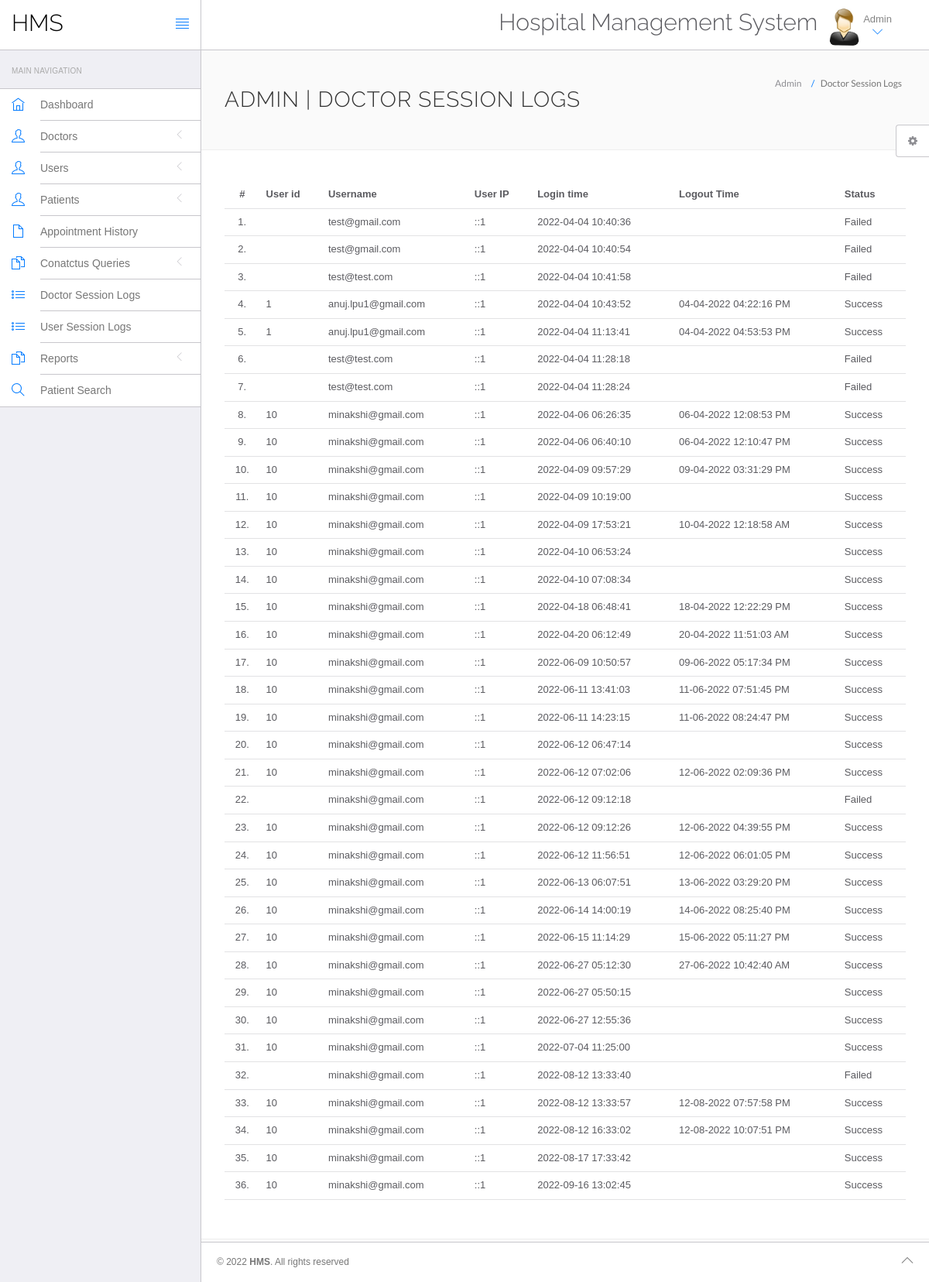
The page /hms/admin/doctor-logs.php (signed in) on the database its author committed.
### tables this page shows
CREATE TABLE `doctorslog` (
  `id` int(11) NOT NULL,
  `uid` int(11) DEFAULT NULL,
  `username` varchar(255) DEFAULT NULL,
  `userip` binary(16) DEFAULT NULL,
  `loginTime` timestamp NULL DEFAULT current_timestamp(),
  `logout` varchar(255) DEFAULT NULL,
  `status` int(11) DEFAULT NULL
);

### hms/admin/doctor-logs.php (the view, shortened to what this page needs)
<?php
include('include/config.php');
?>
<!DOCTYPE html>
<html lang="en">
	<head>
		<link rel="stylesheet" href="vendor/bootstrap/css/bootstrap.min.css">
		<link rel="stylesheet" href="vendor/fontawesome/css/font-awesome.min.css">
		<link rel="stylesheet" href="vendor/themify-icons/themify-icons.min.css">
		<link href="vendor/animate.css/animate.min.css" rel="stylesheet" media="screen">
		<link href="vendor/perfect-scrollbar/perfect-scrollbar.min.css" rel="stylesheet" media="screen">
		<link href="vendor/switchery/switchery.min.css" rel="stylesheet" media="screen">
		<link href="vendor/bootstrap-touchspin/jquery.bootstrap-touchspin.min.css" rel="stylesheet" media="screen">
		<link href="vendor/select2/select2.min.css" rel="stylesheet" media="screen">
		<link href="vendor/bootstrap-datepicker/bootstrap-datepicker3.standalone.min.css" rel="stylesheet" media="screen">
		<link href="vendor/bootstrap-timepicker/bootstrap-timepicker.min.css" rel="stylesheet" media="screen">
		<link rel="stylesheet" href="assets/css/styles.css">
		<link rel="stylesheet" href="assets/css/plugins.css">
		<link rel="stylesheet" href="assets/css/themes/theme-1.css" id="skin_color" />
	</head>
	<body>
		<div id="app">
<?php include('include/sidebar.php');?>
			<div class="app-content">
					<?php include('include/header.php');?>
				<div class="main-content" >
					<div class="wrap-content container" id="container">
						<section id="page-title">
							<div class="row">
								<div class="col-sm-8">
									<h1 class="mainTitle">Admin  | Doctor Session Logs</h1>
																	</div>
								<ol class="breadcrumb">
									<li>
										<span>Admin </span>
									</li>
									<li class="active">
										<span>Doctor Session Logs</span>
									</li>
								</ol>
							</div>
						</section>
						<div class="container-fluid container-fullw bg-white">
									<div class="row">
								<div class="col-md-12">
									<table class="table table-hover" id="sample-table-1">
										<thead>
											<tr>
												<th class="center">#</th>
												<th class="hidden-xs">User id</th>
												<th>Username</th>
												<th>User IP</th>
												<th>Login time</th>
												<th>Logout Time </th>
												<th> Status </th>
											</tr>
										</thead>
										<tbody>
<?php
$sql=mysqli_query($con,"select * from doctorslog ");
$cnt=1;
while($row=mysqli_fetch_array($sql))
{
?>
											<tr>
												<td class="center"><?php echo $cnt;?>.</td>
												<td class="hidden-xs"><?php echo $row['uid'];?></td>
												<td class="hidden-xs"><?php echo $row['username'];?></td>
												<td><?php echo $row['userip'];?></td>
												<td><?php echo $row['loginTime'];?></td>
												<td><?php echo $row['logout'];?>
												</td>
												<td>
<?php if($row['status']==1)
{
	echo "Success";
}
else
{
	echo "Failed";
}?>
</td>
											</tr>
											<?php
$cnt=$cnt+1;
											 }?>
										</tbody>
									</table>
								</div>
							</div>
								</div>
					</div>
				</div>
			</div>
	<?php include('include/footer.php');?>
	<?php include('include/setting.php');?>
		</div>
	</body>
</html>

### hms/admin/include/sidebar.php (shortened to what this page needs)
<div class="sidebar app-aside" id="sidebar">
				<div class="sidebar-container perfect-scrollbar">
<nav>
						<div class="navbar-title">
							<span>Main Navigation</span>
						</div>
						<ul class="main-navigation-menu">
							<li>
								<a href="dashboard.php">
									<div class="item-content">
										<div class="item-media">
											<i class="ti-home"></i>
										</div>
										<div class="item-inner">
											<span class="title"> Dashboard </span>
										</div>
									</div>
								</a>
							</li>
							<li>
								<a href="javascript:void(0)">
									<div class="item-content">
										<div class="item-media">
											<i class="ti-user"></i>
										</div>
										<div class="item-inner">
											<span class="title"> Doctors </span><i class="icon-arrow"></i>
										</div>
									</div>
								</a>
								</li>
				<li>
								<a href="javascript:void(0)">
									<div class="item-content">
										<div class="item-media">
											<i class="ti-user"></i>
										</div>
										<div class="item-inner">
											<span class="title"> Users </span><i class="icon-arrow"></i>
										</div>
									</div>
								</a>
								</li>
								<li>
								<a href="javascript:void(0)">
									<div class="item-content">
										<div class="item-media">
											<i class="ti-user"></i>
										</div>
										<div class="item-inner">
											<span class="title"> Patients </span><i class="icon-arrow"></i>
										</div>
									</div>
								</a>
								</li>
<li>
								<a href="appointment-history.php">
									<div class="item-content">
										<div class="item-media">
											<i class="ti-file"></i>
										</div>
										<div class="item-inner">
											<span class="title"> Appointment History </span>
										</div>
									</div>
								</a>
							</li>
				<li>
								<a href="javascript:void(0)">
									<div class="item-content">
										<div class="item-media">
											<i class="ti-files"></i>
										</div>
										<div class="item-inner">
											<span class="title"> Conatctus Queries </span><i class="icon-arrow"></i>
										</div>
									</div>
								</a>
								</li>
	<li>
								<a href="doctor-logs.php">
									<div class="item-content">
										<div class="item-media">
											<i class="ti-list"></i>
										</div>
										<div class="item-inner">
											<span class="title"> Doctor Session Logs </span>
										</div>
									</div>
								</a>
							</li>
							<li>
								<a href="user-logs.php">
									<div class="item-content">
										<div class="item-media">
											<i class="ti-list"></i>
										</div>
										<div class="item-inner">
											<span class="title"> User Session Logs </span>
										</div>
									</div>
								</a>
							</li>
				<li>
								<a href="javascript:void(0)">
									<div class="item-content">
										<div class="item-media">
											<i class="ti-files"></i>
										</div>
										<div class="item-inner">
											<span class="title"> Reports </span><i class="icon-arrow"></i>
										</div>
									</div>
								</a>
								<li>
								<a href="patient-search.php">
									<div class="item-content">
										<div class="item-media">
											<i class="ti-search"></i>
										</div>
										<div class="item-inner">
											<span class="title"> Patient Search </span>
										</div>
									</div>
								</a>
							</li>
								</li>
						</ul>
					</nav>
					</div>
			</div>

### hms/admin/include/header.php (shortened to what this page needs)
<header class="navbar navbar-default navbar-static-top">
					<div class="navbar-header">
						<a class="navbar-brand" href="#">
							<h2 style="padding-top:20%; color:#000 ">HMS</h2>
						</a>
						<a href="#" class="sidebar-toggler pull-right visible-md visible-lg" data-toggle-class="app-sidebar-closed" data-toggle-target="#app">
							<i class="ti-align-justify"></i>
						</a>
					</div>
					<div class="navbar-collapse collapse">
						<ul class="nav navbar-right">
								<li  style="padding-top:2% ">
								<h2>Hospital Management System</h2>
							</li>
							<li class="dropdown current-user">
								<a href class="dropdown-toggle" data-toggle="dropdown">
									<img src="assets/images/images.jpg" > <span class="username">
			Admin
									<i class="ti-angle-down"></i></i></span>
								</a>
							</li>
						</ul>
					</div>
				</header>

### hms/admin/include/footer.php
<footer>
				<div class="footer-inner">
					<div class="pull-left">
						&copy; <span class="current-year"></span><span class="text-bold text-uppercase"> HMS</span>. <span>All rights reserved</span>
					</div>
					<div class="pull-right">
						<span class="go-top"><i class="ti-angle-up"></i></span>
					</div>
				</div>
			</footer>

### hms/admin/include/setting.php (shortened to what this page needs)
<div class="settings panel panel-default hidden-xs hidden-sm" id="settings">
				<button ct-toggle="toggle" data-toggle-class="active" data-toggle-target="#settings" class="btn btn-default">
					<i class="fa fa-spin fa-gear"></i>
				</button>
			</div>

### hms/admin/assets/css/plugins.css (style rules this page uses)
.perfect-scrollbar { overflow-y: hidden !important; }

### hms/admin/assets/css/themes/theme-1.css (style rules this page uses)
body { background: #FAFAFA; }
header .navbar-header { background: #ffffff !important; border-right-color: #c8c7cc !important; border-bottom-color: #c8c7cc !important; }
header .navbar-header .sidebar-toggler, header .navbar-header .sidebar-mobile-toggler { color: #007aff !important; }
header .navbar-header .navbar-brand { color: #777 !important; }
header .navbar-collapse { background: #ffffff !important; border-bottom-color: #c8c7cc !important; box-shadow: none !important; }
header .navbar-collapse .navbar-right > li > a { color: #777; }
header .navbar-collapse .navbar-right > li > a i { color: #007aff !important; }
#sidebar { background: #EFEFF4 !important; }
#sidebar:before { border-right-width: "1px" !important; border-right-style: solid; border-right-color: #c8c7cc !important; }
#sidebar nav { border-right-width: "1px" !important; border-right-style: solid; border-right-color: #c8c7cc !important; }
#sidebar nav .navbar-title { color: #aaaaaa; }
#sidebar nav > ul { background: #ffffff !important; border-bottom-color: #c8c7cc !important; border-top-color: #c8c7cc !important; }
#sidebar nav > ul > li > a .item-media > i { color: #007aff !important; }
#sidebar nav > ul > li > a .item-inner { color: #777 !important; border-bottom-color: #c8c7cc; }
#app > footer { background: #ffffff !important; border-top-color: #c8c7cc !important; color: #777; }

### rows shown on the page
doctorslog: username "test@gmail.com", userip "::1", loginTime "2022-04-04 10:40:36", status "Failed"
doctorslog: username "test@gmail.com", userip "::1", loginTime "2022-04-04 10:40:54", status "Failed"
doctorslog: username "test@test.com", userip "::1", loginTime "2022-04-04 10:41:58", status "Failed"
doctorslog: uid "1", username "anuj.lpu1@gmail.com", userip "::1", loginTime "2022-04-04 10:43:52", logout "04-04-2022 04:22:16 PM", status "Success"
doctorslog: uid "1", username "anuj.lpu1@gmail.com", userip "::1", loginTime "2022-04-04 11:13:41", logout "04-04-2022 04:53:53 PM", status "Success"
doctorslog: username "test@test.com", userip "::1", loginTime "2022-04-04 11:28:18", status "Failed"
doctorslog: username "test@test.com", userip "::1", loginTime "2022-04-04 11:28:24", status "Failed"
doctorslog: uid "10", username "minakshi@gmail.com", userip "::1", loginTime "2022-04-06 06:26:35", logout "06-04-2022 12:08:53 PM", status "Success"
doctorslog: uid "10", username "minakshi@gmail.com", userip "::1", loginTime "2022-04-06 06:40:10", logout "06-04-2022 12:10:47 PM", status "Success"
doctorslog: uid "10", username "minakshi@gmail.com", userip "::1", loginTime "2022-04-09 09:57:29", logout "09-04-2022 03:31:29 PM", status "Success"
doctorslog: uid "10", username "minakshi@gmail.com", userip "::1", loginTime "2022-04-09 10:19:00", status "Success"
doctorslog: uid "10", username "minakshi@gmail.com", userip "::1", loginTime "2022-04-09 17:53:21", logout "10-04-2022 12:18:58 AM", status "Success"
doctorslog: uid "10", username "minakshi@gmail.com", userip "::1", loginTime "2022-04-10 06:53:24", status "Success"
doctorslog: uid "10", username "minakshi@gmail.com", userip "::1", loginTime "2022-04-10 07:08:34", status "Success"
doctorslog: uid "10", username "minakshi@gmail.com", userip "::1", loginTime "2022-04-18 06:48:41", logout "18-04-2022 12:22:29 PM", status "Success"
doctorslog: uid "10", username "minakshi@gmail.com", userip "::1", loginTime "2022-04-20 06:12:49", logout "20-04-2022 11:51:03 AM", status "Success"
doctorslog: uid "10", username "minakshi@gmail.com", userip "::1", loginTime "2022-06-09 10:50:57", logout "09-06-2022 05:17:34 PM", status "Success"
doctorslog: uid "10", username "minakshi@gmail.com", userip "::1", loginTime "2022-06-11 13:41:03", logout "11-06-2022 07:51:45 PM", status "Success"
doctorslog: uid "10", username "minakshi@gmail.com", userip "::1", loginTime "2022-06-11 14:23:15", logout "11-06-2022 08:24:47 PM", status "Success"
doctorslog: uid "10", username "minakshi@gmail.com", userip "::1", loginTime "2022-06-12 06:47:14", status "Success"
doctorslog: uid "10", username "minakshi@gmail.com", userip "::1", loginTime "2022-06-12 07:02:06", logout "12-06-2022 02:09:36 PM", status "Success"
doctorslog: username "minakshi@gmail.com", userip "::1", loginTime "2022-06-12 09:12:18", status "Failed"
doctorslog: uid "10", username "minakshi@gmail.com", userip "::1", loginTime "2022-06-12 09:12:26", logout "12-06-2022 04:39:55 PM", status "Success"
doctorslog: uid "10", username "minakshi@gmail.com", userip "::1", loginTime "2022-06-12 11:56:51", logout "12-06-2022 06:01:05 PM", status "Success"
doctorslog: uid "10", username "minakshi@gmail.com", userip "::1", loginTime "2022-06-13 06:07:51", logout "13-06-2022 03:29:20 PM", status "Success"
doctorslog: uid "10", username "minakshi@gmail.com", userip "::1", loginTime "2022-06-14 14:00:19", logout "14-06-2022 08:25:40 PM", status "Success"
doctorslog: uid "10", username "minakshi@gmail.com", userip "::1", loginTime "2022-06-15 11:14:29", logout "15-06-2022 05:11:27 PM", status "Success"
doctorslog: uid "10", username "minakshi@gmail.com", userip "::1", loginTime "2022-06-27 05:12:30", logout "27-06-2022 10:42:40 AM", status "Success"
doctorslog: uid "10", username "minakshi@gmail.com", userip "::1", loginTime "2022-06-27 05:50:15", status "Success"
doctorslog: uid "10", username "minakshi@gmail.com", userip "::1", loginTime "2022-06-27 12:55:36", status "Success"
doctorslog: uid "10", username "minakshi@gmail.com", userip "::1", loginTime "2022-07-04 11:25:00", status "Success"
doctorslog: username "minakshi@gmail.com", userip "::1", loginTime "2022-08-12 13:33:40", status "Failed"
doctorslog: uid "10", username "minakshi@gmail.com", userip "::1", loginTime "2022-08-12 13:33:57", logout "12-08-2022 07:57:58 PM", status "Success"
doctorslog: uid "10", username "minakshi@gmail.com", userip "::1", loginTime "2022-08-12 16:33:02", logout "12-08-2022 10:07:51 PM", status "Success"
doctorslog: uid "10", username "minakshi@gmail.com", userip "::1", loginTime "2022-08-17 17:33:42", status "Success"
doctorslog: uid "10", username "minakshi@gmail.com", userip "::1", loginTime "2022-09-16 13:02:45", status "Success"
